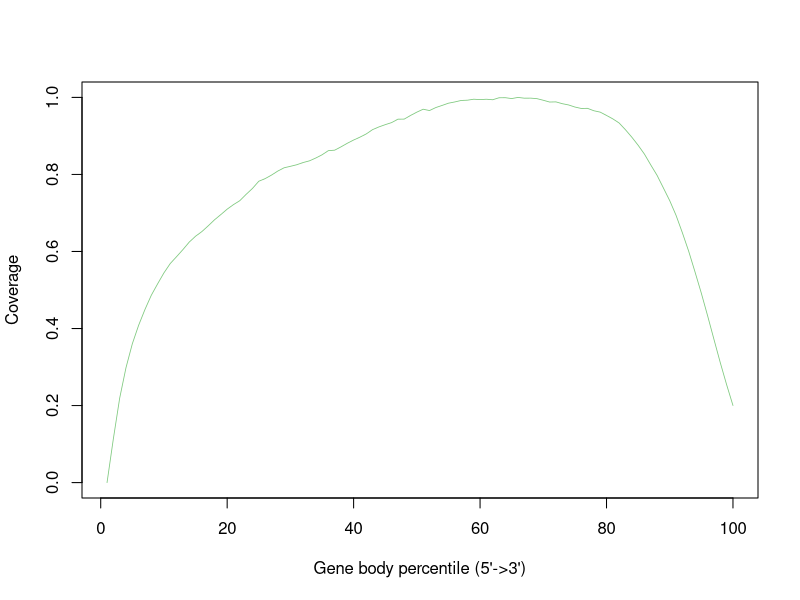

This figure's R source:
SRR11647705.sorted <- c(0.0,0.1137872040071423,0.219298776205841,0.2984848651330773,0.3604154901437524,0.4085419724810316,0.4495050961233953,0.48631552677348217,0.5159909386294824,0.5444623670594835,0.5687737047495824,0.5866028204783145,0.6048788471959328,0.6243802346543789,0.6396383067121396,0.651668458625975,0.6665695349656173,0.6822602120738421,0.6958374179597948,0.7098919417531814,0.7217177308888709,0.7319307022518635,0.7483707820735603,0.76368172626876,0.7823400424739504,0.789127258339247,0.798223441786852,0.8087151341706641,0.8172546371094738,0.8210874319121644,0.8251554315731735,0.8308571367648802,0.8352380720294752,0.8425300753797846,0.8509289667185126,0.8617606835170676,0.8629844124018017,0.871585327524941,0.8809342854814742,0.8893482986866713,0.8968128980165007,0.9052255513416196,0.9163873382327455,0.9233631966624845,0.929237878600133,0.9345535410352517,0.9434576006254143,0.9436718633305291,0.9531688850299723,0.961754025544205,0.969336009722381,0.9658811527910124,0.9736575998203653,0.9791995463004898,0.984974685016417,0.9882109820216238,0.992036270286283,0.9927705511332859,0.9953104263528658,0.994259837399683,0.9952246451175355,0.9939531572444565,0.9990847463121956,0.9992639241112939,0.9969724717843922,1.0,0.9979717660610269,0.9981103650385929,0.9967663139645433,0.9925920260766252,0.9879824133780868,0.9883699792003622,0.9837141305791663,0.9804331207169897,0.9750270534542749,0.9713131665656185,0.9715881343174223,0.9653518330693897,0.9617932444856591,0.9531376621833778,0.944238715742309,0.9334717292354743,0.9159634908099848,0.8967827630739686,0.8758022612521101,0.852736954480027,0.824676155438427,0.7975497571961319,0.7648341430421953,0.7318703235763933,0.6937609898708517,0.6485201186642235,0.6004703879585557,0.5467454969203068,0.49145690697778405,0.4324690080610427,0.3714398747517811,0.3110284533692226,0.2540204310558751,0.2001537861182789)


pdf("outputs/mapping_outputs/SRR11647705/gene_body_coverage.geneBodyCoverage.curves.pdf")
x=1:100
icolor = colorRampPalette(c("#7fc97f","#beaed4","#fdc086","#ffff99","#386cb0","#f0027f"))(1)
plot(x,SRR11647705.sorted,type='l',xlab="Gene body percentile (5'->3')", ylab="Coverage",lwd=0.8,col=icolor[1])
dev.off()
